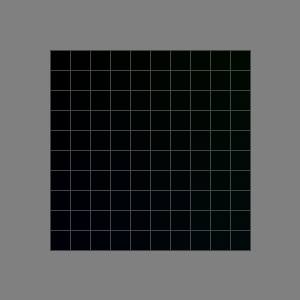
Frame 1 (no input)
Frame 60 (the mouse pressed at the canvas centre just before this capture): identical to frame 1, image omitted
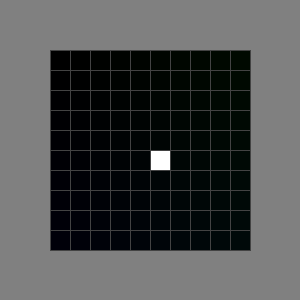
Frame 120 (the mouse held since frame 60 and released just before this capture)

The Processing sketch that drew these frames (run headless with seeded random() and noise(); from frame 60 on, the mouse is pressed at the canvas centre):

// Processing sketch: UX7_100_Toggle_Buttons
// ── UX7_100_Toggle_Buttons.pde
// My First Square
//
// This program draws a 100x100 square on a 200x200 canvas.
// 

boolean toggleOn[][] = new boolean[10][10];

void setup() {                    // Called once when the program is started.
  for (int i=0; i<10; i++) {
    for (int j=0; j<10; j++) {
      toggleOn[i][j] = false;
    }
  };
  size(300, 300);                 // Canvas size is 200 x 200 pixels.
  background(128);                // Background color is grey (128,128,128).
  stroke(67);                     // Stroke color is dark grey.
}

void draw() {                                     // Called for every frame
  for (int i=0; i<10; i++) {
    for (int j=0; j<10; j++) {
      if (toggleOn[i][j]) {
        fill(255);
      } 
      else {
        fill(0,i,j);
      };
      rect(50+i*20, 50+j*20, 20, 20);
    }
  }
}

void mousePressed() {
  for (int i=0; i<10; i++) {
    for (int j=0; j<10; j++) {
      if (inside(mouseX, mouseY, 50+i*20, 50+j*20, 20, 20)) {
        toggleOn[i][j] = !toggleOn[i][j];
      }
    }
  }
}


boolean inside(int x, int y, int x0, int y0, int w, int h) {
  return (((x >= x0) && (x < (x0+w))) && 
    ((y >= y0) && (y < (y0+h))));
}
